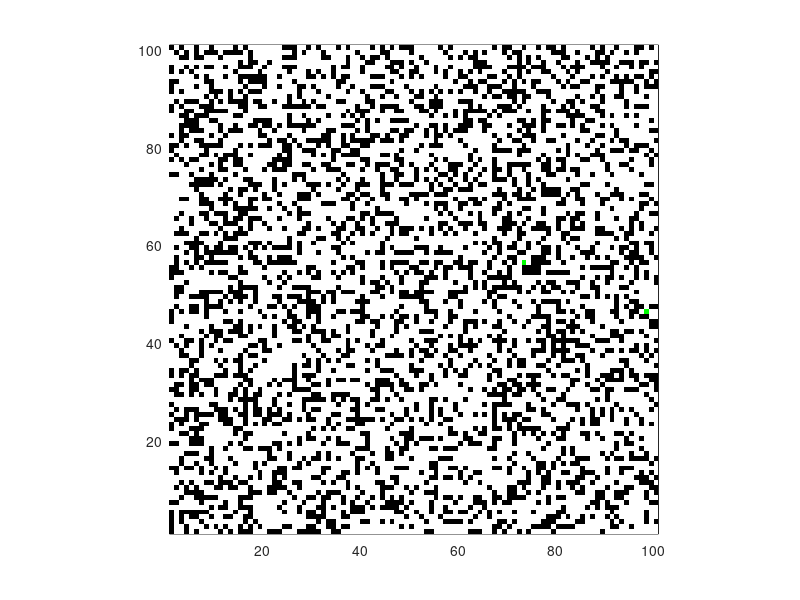

Write the MATLAB code that produced this figure.
function [nalive, ndeaths, iter] = zombies()

tic 
% -----------------
% Definitions
% -----------------

N = 100;        % grid size: N*N
T = 24;         % hours remaining before death
Nitermax = 5000;    % max iterations

density = 0.4;  % density of population

M = floor(density*N^2);     % number of walkers

plot_flag = 1;

% -----------------
% Initialization
% -----------------
x = randi(N,M,1);
y = randi(N,M,1);

infect = zeros(1,M);
hours = T*ones(1,M);

ndeaths = 0;
nzombies = 1;
iter = 1;
% ...............
%   Question 1
% ...............
infect(1) = 1;

% -----------------
% Random walk
% -----------------
while nzombies > 0 && iter < Nitermax
    
    % Count infections and deaths before taking a random step
    hours(infect==1) = hours(infect==1)-1;
    infect(hours<=0) = 2;
    ndeaths = sum(infect==2);
    
    % Random walk
    rand_walk = rand(M,1);
    walk_x = rand_walk < 0.5;
    walk_y = rand_walk >= 0.5;
    
    % Walk in the x direction
        deltax = 2*floor(2*rand(size(x))) - 1;  % random directions
        deltax(infect==2) = 0;  % the dead don't move
        deltax(walk_y) = 0;     % don't walk in y!
        xold = x;
        xnew = x + deltax; 
        xnew(xnew==0) = N;
        xnew(xnew==N+1) = 1;
        x = xnew;
    % Walk in the y direction
        deltay = 2*floor(2*rand(size(y))) - 1;  % random directions
        deltay(infect==2) = 0;  % the dead don't move
        deltay(walk_x) = 0;     % don't walk in y!
        yold = y;
        ynew = y + deltay; 
        ynew(ynew==0) = N;
        ynew(ynew==N+1) = 1;
        y = ynew;
    
    % Contamination 
    H_coord = zeros(M,2);     % because we need to keep track of position
    pos_H = infect==0;
    H_coord(pos_H,:) = [x(pos_H), y(pos_H)];  % positions of healthy people
    
    pos_I = infect==1;
    I_coord = [xold(pos_I), yold(pos_I); xnew(pos_I), ynew(pos_I)];
    
    indH = find(ismember(H_coord,I_coord,'rows') == 1);
    % indH are the location, in H_coord, of the healty walkers who are
    % getting infected
    
    infection_status = 1;
    infect(indH) = infection_status;
    nzombies = sum(infect==1);
    
    % Increment
    iter = iter + 1;
    if iter == Nitermax
        display('Maximum number of iterations reached; increase Nitermax')
    end
    
    % Visualization in 2D
    if plot_flag == 1
        colorgrid = 3*ones(N+1);
        
        % Ensure correct colors are set when all values of colorgrid are
        % the same.
        colorgrid(1,N+1) = 0;
        colorgrid(2,N+1) = 1;
        colorgrid(3,N+1) = 2;
        colorgrid(4,N+1) = 3;

        map = [ 0, 1, 0;    % healthy = green
                1, 0, 0;    % zombies = red
                0, 0, 0;    % dead = black
                1, 1, 1];   % empty = white
            
        for i=1:M
            colorgrid(x(i),y(i)) = infect(i);
        end
        g = pcolor(colorgrid); 
        colormap(map); 
        axis square; 
        set(g,'LineStyle','none');
        drawnow
    end

end
                            
nalive = M - nzombies - ndeaths; % alive and not immunized

running_time = toc;

display(horzcat('Simulation for zombie apocalypse completed in ', ...
    num2str(running_time),' seconds.'));

end